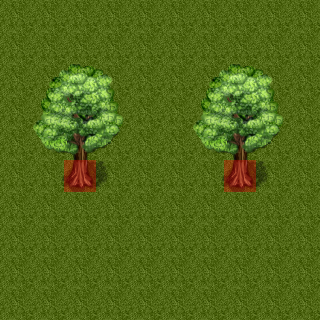

This game map was drawn from its Tiled (.tmx) file and the tilesets committed beside it. A one-line description and the full map source follow:
An orthogonal 10x10 tile map with 32x32 px tiles, 4 tile layers (Ground, Trees, TreesTop, Colision Roja), 3 tilesets and 1 object.

<map version="1.0" orientation="orthogonal" renderorder="right-down" width="10" height="10" tilewidth="32" tileheight="32" nextobjectid="1">
 <tileset firstgid="1" name="Grass" tilewidth="32" tileheight="32" tilecount="1" columns="1">
  <image source="WORK STATION V2  - 1.png" width="32" height="32" />
 </tileset>
 <tileset firstgid="2" name="WORK STATION V2  - 1 (ROJO)" tilewidth="32" tileheight="32" tilecount="1" columns="1">
  <image source="WORK STATION V2  - 1 (ROJO).png" width="32" height="32" />
  <tile id="0">
   <objectgroup draworder="index">
    <object id="0" x="-0.181818" y="-0.363636" width="32.0909" height="32.2727" />
   </objectgroup>
  </tile>
 </tileset>
 <tileset firstgid="3" name="Trees" tilewidth="32" tileheight="32" tilecount="256" columns="16">
  <image source="Trees.png" width="512" height="512" />
 </tileset>
 <layer name="Ground" width="10" height="10">
  <data encoding="csv">
1,1,1,1,1,1,1,1,1,1,
1,1,1,1,1,1,1,1,1,1,
1,1,1,1,1,1,1,1,1,1,
1,1,1,1,1,1,1,1,1,1,
1,1,1,1,1,1,1,1,1,1,
1,1,1,1,1,1,1,1,1,1,
1,1,1,1,1,1,1,1,1,1,
1,1,1,1,1,1,1,1,1,1,
1,1,1,1,1,1,1,1,1,1,
1,1,1,1,1,1,1,1,1,1
</data>
 </layer>
 <layer name="Trees" width="10" height="10">
  <data encoding="csv">
0,0,0,0,0,0,0,0,0,0,
0,0,0,0,0,0,0,0,0,0,
0,0,0,0,0,0,0,0,0,0,
0,0,0,0,0,0,0,0,0,0,
0,0,0,0,0,0,0,0,0,0,
0,0,116,0,0,0,0,116,0,0,
0,0,0,0,0,0,0,0,0,0,
0,0,0,0,0,0,0,0,0,0,
0,0,0,0,0,0,0,0,0,0,
0,0,0,0,0,0,0,0,0,0
</data>
 </layer>
 <layer name="TreesTop" width="10" height="10">
  <data encoding="csv">
0,0,0,0,0,0,0,0,0,0,
0,0,0,0,0,0,0,0,0,0,
0,67,68,69,0,0,67,68,69,0,
0,83,84,85,0,0,83,84,85,0,
0,99,100,101,0,0,99,100,101,0,
0,115,0,117,0,0,115,0,117,0,
0,0,0,0,0,0,0,0,0,0,
0,0,0,0,0,0,0,0,0,0,
0,0,0,0,0,0,0,0,0,0,
0,0,0,0,0,0,0,0,0,0
</data>
 </layer>
 <layer name="Colision Roja" width="10" height="10" opacity="0.32">
  <data encoding="csv">
0,0,0,0,0,0,0,0,0,0,
0,0,0,0,0,0,0,0,0,0,
0,0,0,0,0,0,0,0,0,0,
0,0,0,0,0,0,0,0,0,0,
0,0,0,0,0,0,0,0,0,0,
0,0,2,0,0,0,0,2,0,0,
0,0,0,0,0,0,0,0,0,0,
0,0,0,0,0,0,0,0,0,0,
0,0,0,0,0,0,0,0,0,0,
0,0,0,0,0,0,0,0,0,0
</data>
 </layer>
</map>
